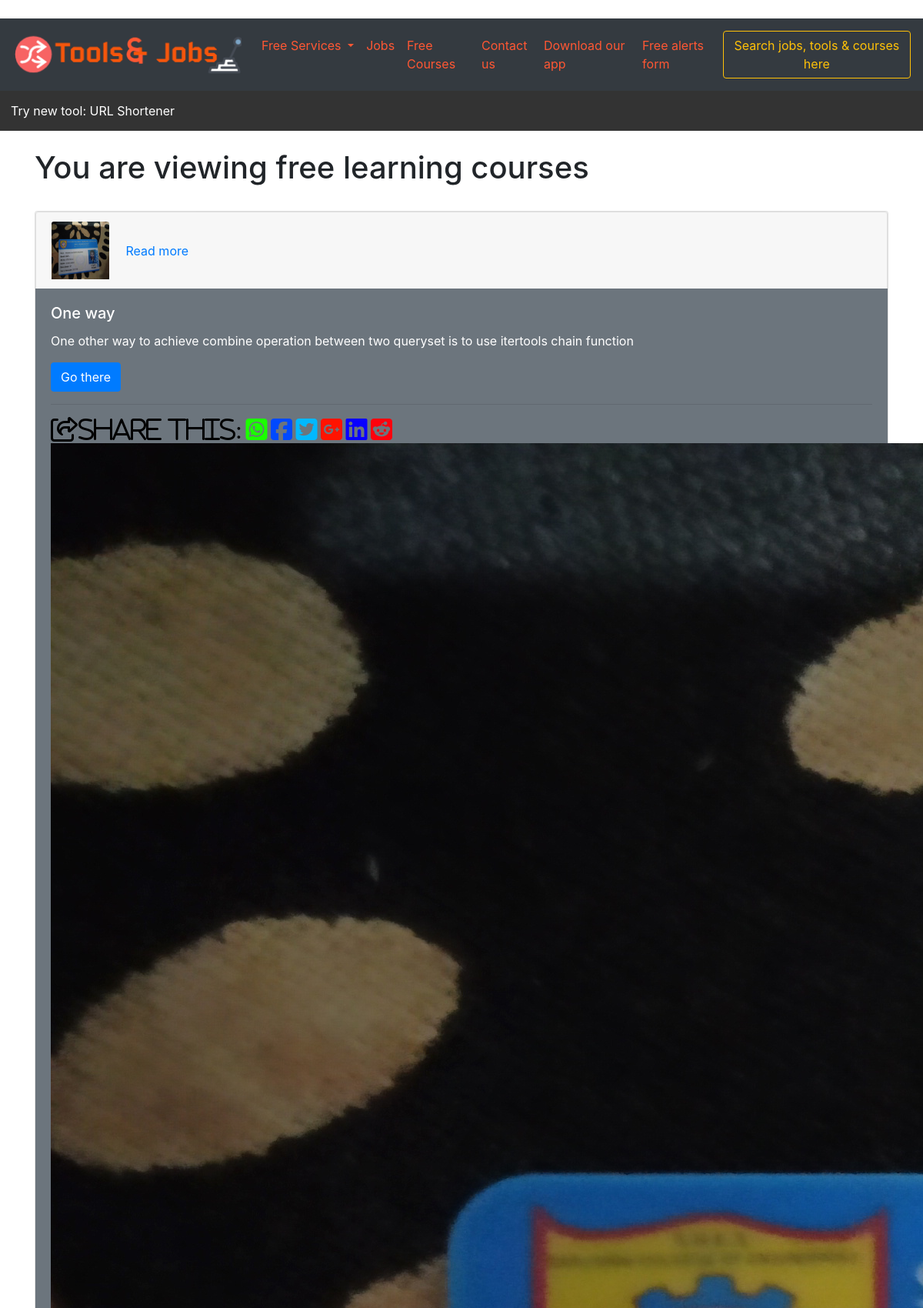
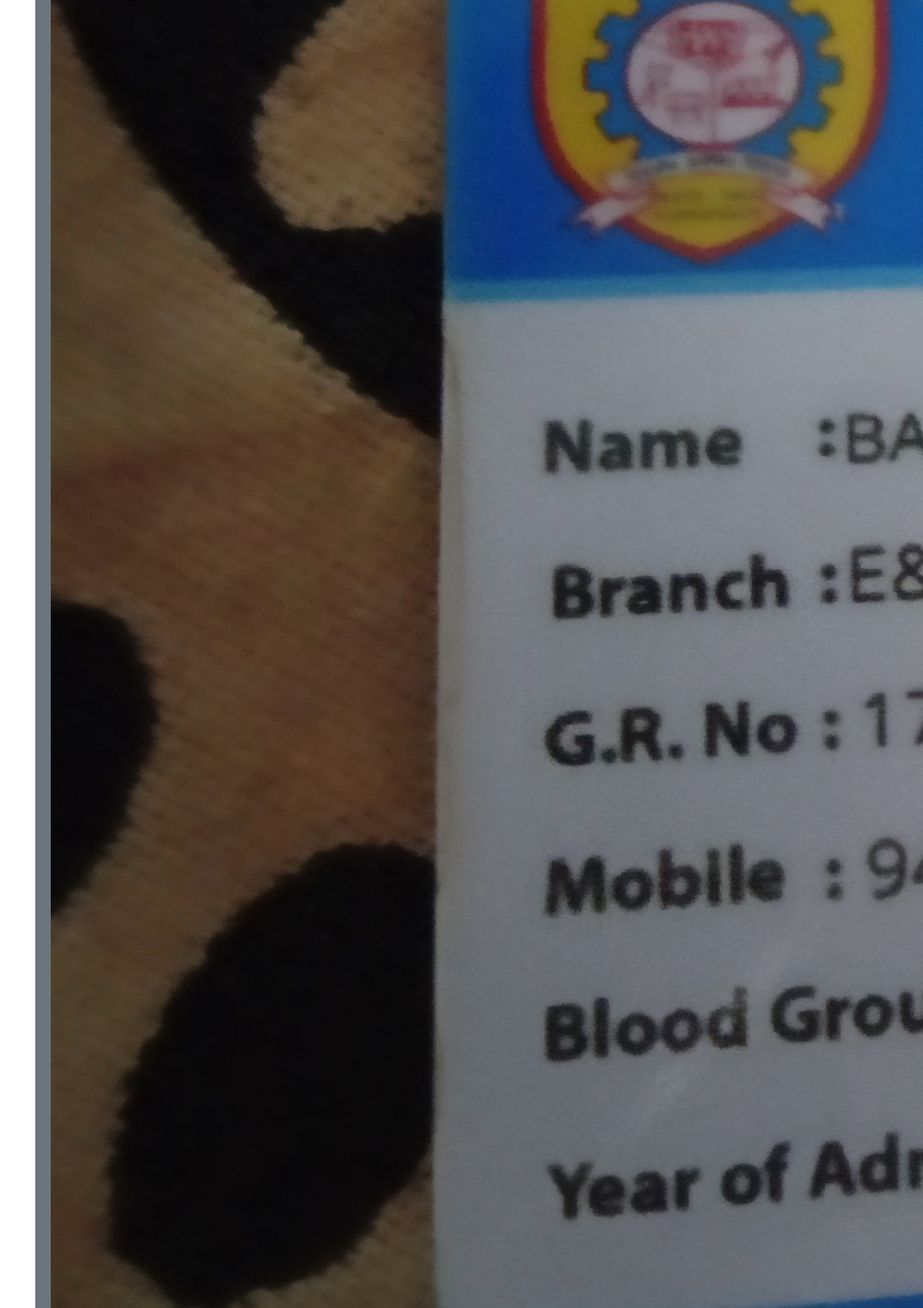
The page /engifree/learnfree/ (upper part) on the database its author committed (2 pictures, top to bottom).
### engifree/models.py (models this page shows, shortened)
class Learnfree(models.Model):
    img5 = models.ImageField(upload_to='pics')
    text5 = RichTextField(blank=True,null=True)
    title5 = models.CharField(max_length=300)
    tex5 = RichTextField(blank=True,null=True)
    link5 = models.URLField()
    date_time5 = models.DateTimeField(auto_now=True)

### engifree/views.py (the view)
# urls.py: path('learnfree/', views.learnfree, name='learnfree'),
def learnfree(request):
    learn = Learnfree.objects.all().order_by('-date_time5')
    return render(request,'learnfree.html',{'learn':learn})

### templates/learnfree.html (shortened to what this page needs)
{% extends 'basic.html' %}
{% block content1 %}
<br>
<div class="container">
<h1>You are viewing free learning courses</h1><br>
</div>
{% for i in learn %}
<div class="container">
<div class="accordion card" id="accordionExample" >
  <div class="card">
    <div class="card-header" id="headingOne">
      <h2 class="mb-0">
          <img src="{{i.img5.url}}"  style="width:75px;height:75px;" class="card-img-top" alt="Free learning courses - Toolsandjobs">
        <button class="btn btn-link" type="button" data-toggle="collapse" data-target="#collapseOne" aria-expanded="false" aria-controls="collapseOne">
          Read more
        </button>
      </h2>
    </div>
  </div>
  <div class="card-body text-white bg-secondary">
    <h5 class="card-title">{{i.title5}}</h5>
    <p class="card-text">{{i.tex5|safe}}</p>
    <a href="{{i.link5}}" class="btn btn-primary">Go there</a><hr>
      <i style="color:black;" class="far fa-share-square fa-2x">Share this:</i>
      <a href="https://api.whatsapp.com/send?text={{ request.get_host }}{% url 'engifree' %}search/?query1={{i.title5}}&submit=" data-action="share/whatsapp/share"><i style="color:#1BFF00;" class="fab fa-whatsapp-square fa-2x"></i></a>
      <a href="https://www.facebook.com/sharer/sharer.php?u={{ request.get_host }}{% url 'engifree' %}search/?query1={{i.title5}}&submit=">
<i style="color:#0049FF;" class="fab fa-facebook-square fa-2x"></i></a>
      <a href="https://twitter.com/home?status={{i.title5}}%20{{ request.get_host }}{% url 'engifree' %}search/?query1={{i.title5}}&submit=">
        <i style="color:#00B9FF;" class="fab fa-twitter-square fa-2x"></i></a>
      <a href="https://plus.google.com/share?url={{ request.get_host }}{% url 'engifree' %}search/?query1={{i.title5}}&submit="><i style="color:#FF1300;" class="fab fa-google-plus-square fa-2x"></i></a>
      <a href="https://www.linkedin.com/shareArticle?mini=true&url={{ request.get_host }}{% url 'engifree' %}search/?query1={{i.title5}}&submit=&title={{i.title5}}&summary={{i.title5}}&source={{ request.get_host }}">
<i style="color:#0800FF;" class="fab fa-linkedin fa-2x"></i></a>
      <a href="http://www.reddit.com/submit?url={{ request.get_host }}{% url 'engifree' %}search/?query1={{i.title5}}&submit=&title={{i.title5}}."><i style="color:#FF000C;" class="fab fa-reddit-square fa-2x"></i></a>
      <a data-pin-do="buttonBookmark" href="//www.pinterest.com/pin/create/button/"><img src="{{ i.img5.url }}" /></a>
  </div>
  </div>
</div>
<br>
{% endfor %}
{% endblock %}

### templates/basic.html (style rules this page uses)
html, body { margin: 0; padding: 0; overflow-x: hidden; }
body { overflow-x: hidden; width: 100vw; }

### rows shown on the page
Learnfree: img5 (picture), title5 "One way", tex5 "One other way to achieve combine operation between two queryset is to use itertools chain function"
